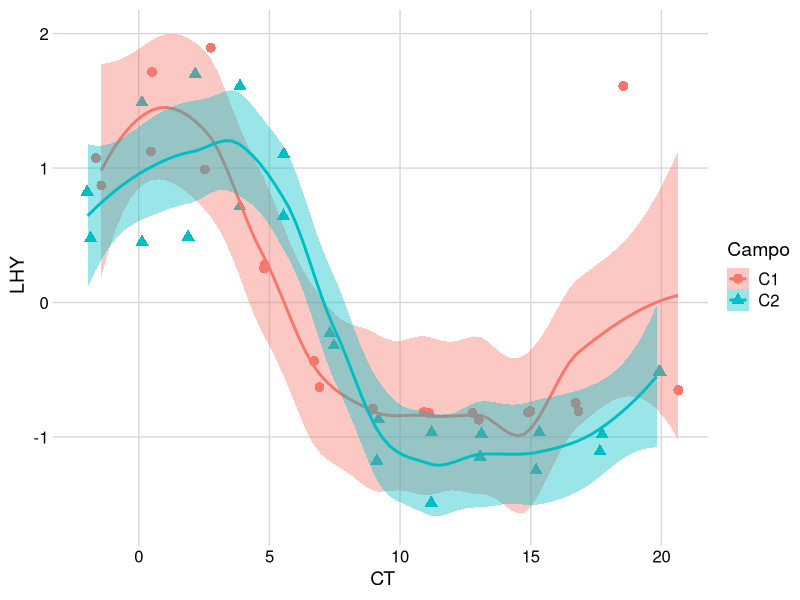
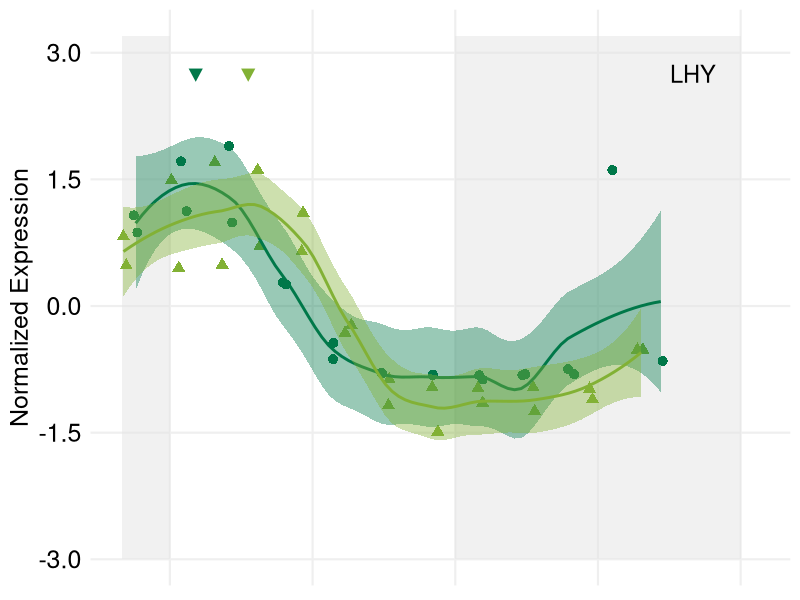
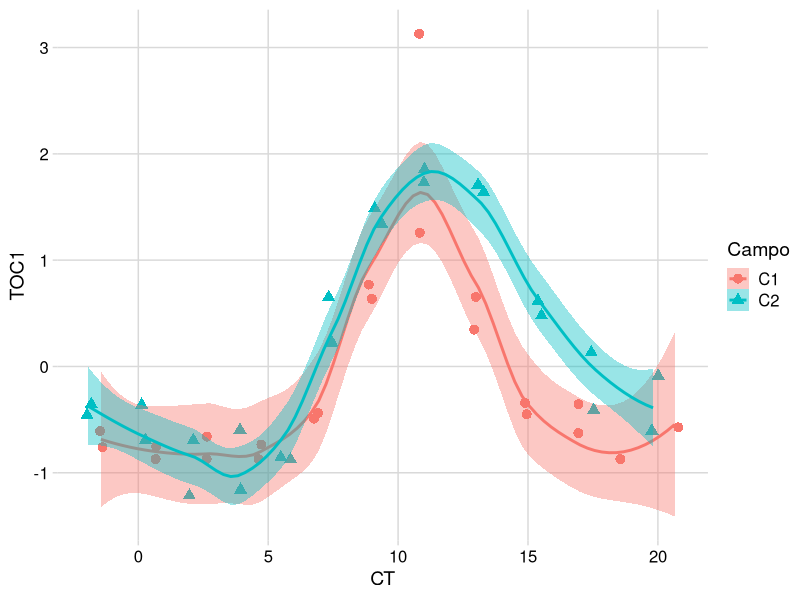
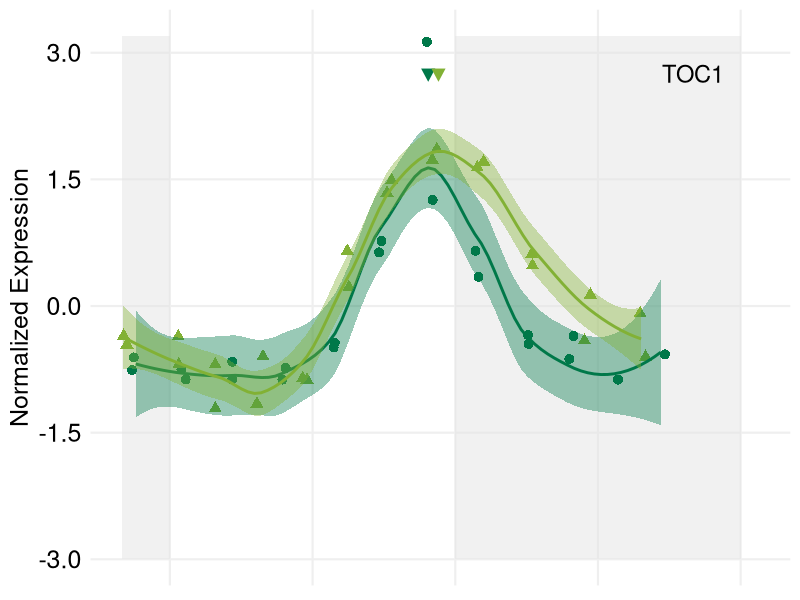
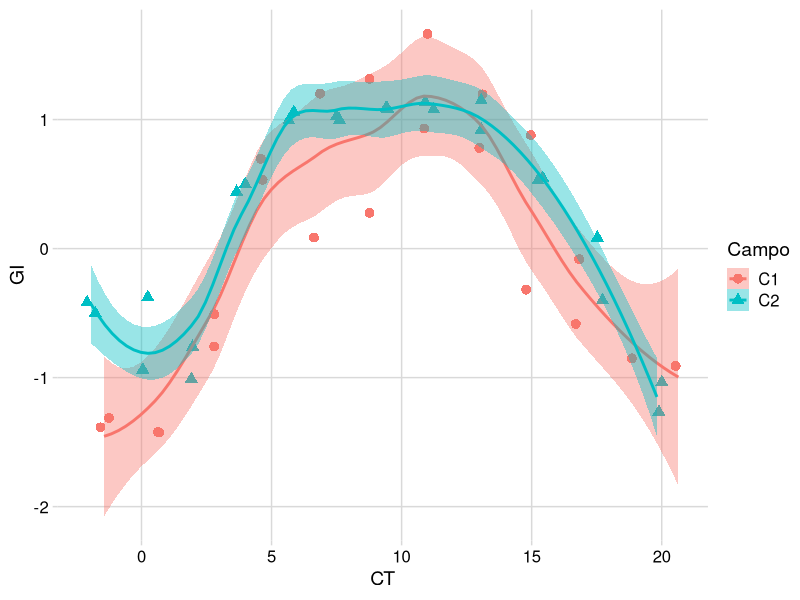
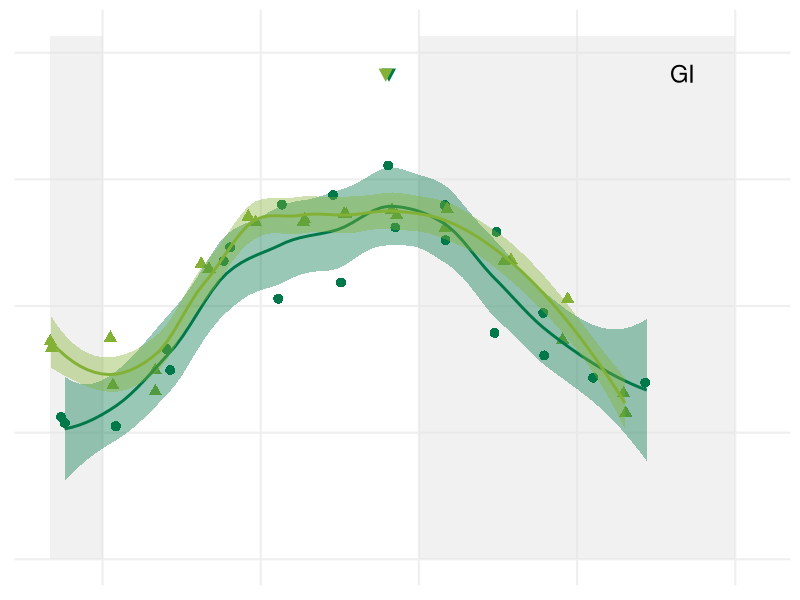
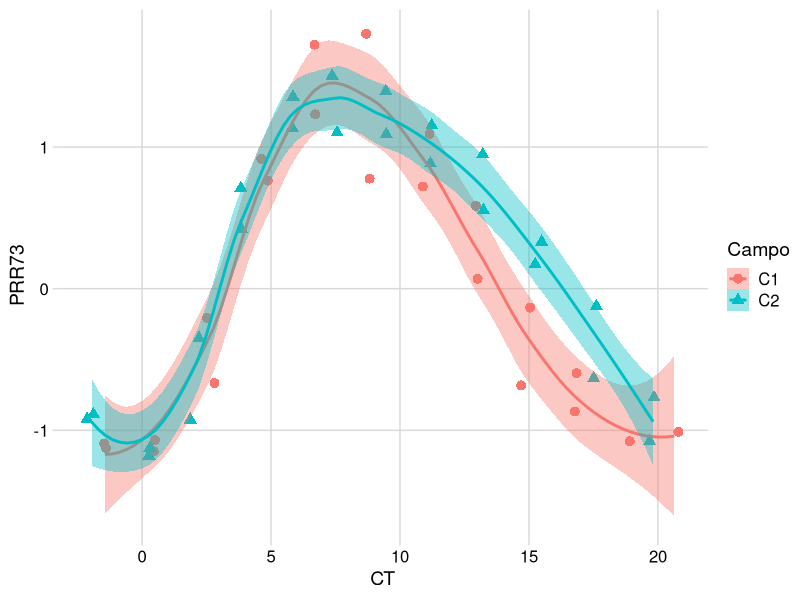
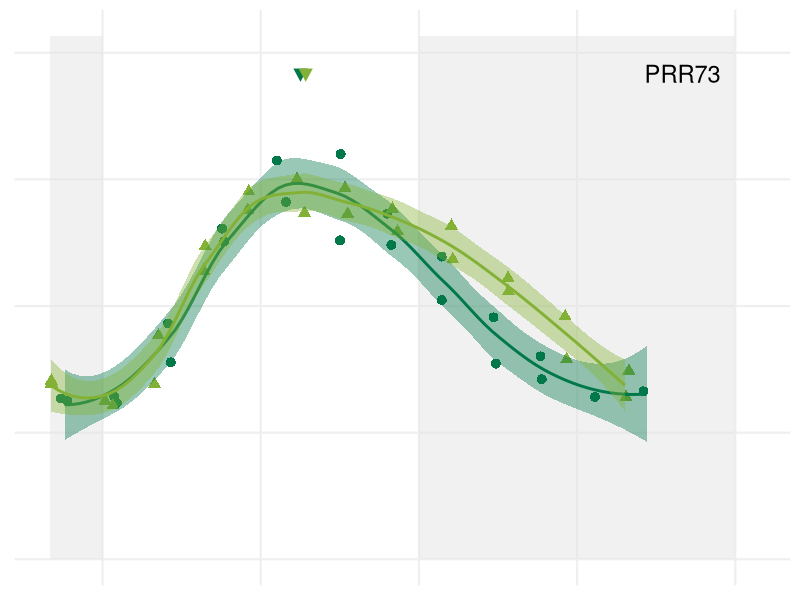

Generate these figures, in order, with R:
library(ggplot2)
library(scales)
library(reshape2)
library(cowplot)
theme_set(theme_minimal_grid())
library(png)
library(grid)
library(RColorBrewer)


#export 1100 x 1350

C1 <- "#007849"
C2 <- "#82b135"
C1_line = "solid"
C2_line = "solid"
C1_fill <- "#7fbba4"
C2_fill <- "#c0d89a"


#Figure S7A
timecourses_LHY <- read.csv("FigureS7_LHY_timecourses.txt", sep="\t")
ggplot(data=timecourses_LHY, aes(x=CT, y=LHY, group=Campo)) +
  geom_jitter(aes(col=Campo, shape = Campo),position=position_jitter(0.2), size = 3) +
  stat_smooth(aes(group = Campo, colour = Campo, fill=Campo, outfit=fit2<<-..y..),method="loess",  span = 0.5)
fit2 <- data.frame(fit2)
fit3 <- fit2[1:80, ]
fit4 <- fit2[81:160, ]
fit5 <- cbind(fit3, fit4)
fit5 <- data.frame(fit5)
maxC10 <- data.frame(which(fit5 == max(fit5$fit3), arr.ind=TRUE))
maxC1 <- ((maxC10$row-1)*22.08/79)-1.44
maxC20 <- data.frame(which(fit5 == max(fit5$fit4), arr.ind=TRUE))
maxC2 <- ((maxC20$row-1)*21.78/79)-1.95
minC10 <- data.frame(which(fit5 == min(fit5$fit3), arr.ind=TRUE))
minC1 <- ((minC10$row-1)*22.08/79)-1.44
minC20 <- data.frame(which(fit5 == min(fit5$fit4), arr.ind=TRUE))
minC2 <- ((minC20$row-1)*21.78/79)-1.95
FinalMaxMin <- cbind(maxC1, minC1, maxC2, minC2)

LHY <- ggplot(data=timecourses_LHY, aes(x=CT, y=LHY, group=Campo)) +
  annotate("rect", xmin = -2, xmax = 0, ymin = -3, ymax = 3.2, alpha = .5, fill = "#e3e3e3")+
  annotate("rect", xmin = 12, xmax = 24, ymin = -3, ymax = 3.2, alpha = .5, fill = "#e3e3e3")+
  geom_jitter(aes(col=Campo, shape = Campo),position=position_jitter(0.2), size = 3) +
  stat_smooth(aes(group = Campo, colour = Campo, fill=Campo, outfit=fit2<<-..y..),method="loess",  span = 0.5)+
  scale_colour_manual(values=c(C1, C2))+
  scale_fill_manual(values=c(C1, C2))+
  scale_linetype_manual(values=c(C1_line, C2_line)) +
  annotate("text", x = maxC1, y = 2.75, label = "\u25bc", size = 6, colour=C1)+
  annotate("text", x = maxC2, y = 2.75, label = "\u25bc", size = 6, colour=C2)+
  annotate("text", x = 22, y = 2.75, label = "LHY", size = 6, parse=TRUE)+
  scale_x_continuous(breaks=seq(0,24,6), name="ZT (h)", limits=c(-2, 24.75))+
  scale_y_continuous(breaks=seq(-3,3,1.5), name="Normalized Expression", limits=c(-3,3.2), labels = scales::number_format(accuracy = 0.1))+
  theme(panel.grid.major = element_line(colour = "#efefef", size = 0.75), 
        text = element_text(size=18), 
        axis.ticks = element_blank(),
        axis.line = element_blank(),
        #axis.text.x = element_text(size=18),
        axis.text.x = element_blank(),
        axis.title.x = element_blank(),
        axis.text.y = element_text(size=18),
        #axis.text.y = element_blank(),
        #axis.title.y = element_blank(),
        legend.position = "none"
  )
LHY
FinalMaxMin


#Figure S7B
timecourses_TOC1 <- read.csv("FigureS7_TOC1_timecourses.txt", sep="\t")
ggplot(data=timecourses_TOC1, aes(x=CT, y=TOC1, group=Campo)) +
  geom_jitter(aes(col=Campo, shape = Campo),position=position_jitter(0.2), size = 3) +
  stat_smooth(aes(group = Campo, colour = Campo, fill=Campo, outfit=fit2<<-..y..),method="loess",  span = 0.5)
fit2 <- data.frame(fit2)
fit3 <- fit2[1:80, ]
fit4 <- fit2[81:160, ]
fit5 <- cbind(fit3, fit4)
fit5 <- data.frame(fit5)
maxC10 <- data.frame(which(fit5 == max(fit5$fit3), arr.ind=TRUE))
maxC1 <- ((maxC10$row-1)*22.08/79)-1.44
maxC20 <- data.frame(which(fit5 == max(fit5$fit4), arr.ind=TRUE))
maxC2 <- ((maxC20$row-1)*21.78/79)-1.95
minC10 <- data.frame(which(fit5 == min(fit5$fit3), arr.ind=TRUE))
minC1 <- ((minC10$row-1)*22.08/79)-1.44
minC20 <- data.frame(which(fit5 == min(fit5$fit4), arr.ind=TRUE))
minC2 <- ((minC20$row-1)*21.78/79)-1.95
FinalMaxMin <- cbind(maxC1, minC1, maxC2, minC2)

TOC1 <- ggplot(data=timecourses_TOC1, aes(x=CT, y=TOC1, group=Campo)) +
  annotate("rect", xmin = -2, xmax = 0, ymin = -3, ymax = 3.2, alpha = .5, fill = "#e3e3e3")+
  annotate("rect", xmin = 12, xmax = 24, ymin = -3, ymax = 3.2, alpha = .5, fill = "#e3e3e3")+
  geom_jitter(aes(col=Campo, shape = Campo),position=position_jitter(0.2), size = 3) +
  stat_smooth(aes(group = Campo, colour = Campo, fill=Campo, outfit=fit2<<-..y..),method="loess",  span = 0.5)+
  scale_colour_manual(values=c(C1, C2))+
  scale_fill_manual(values=c(C1, C2))+
  scale_linetype_manual(values=c(C1_line, C2_line)) +
  annotate("text", x = maxC1, y = 2.75, label = "\u25bc", size = 6, colour=C1)+
  annotate("text", x = maxC2, y = 2.75, label = "\u25bc", size = 6, colour=C2)+
  annotate("text", x = 22, y = 2.75, label = "TOC1", size = 6, parse=TRUE)+
  scale_x_continuous(breaks=seq(0,24,6), name="ZT (h)", limits=c(-2, 24.75))+
  scale_y_continuous(breaks=seq(-3,3,1.5), name="Normalized Expression", limits=c(-3,3.2), labels = scales::number_format(accuracy = 0.1))+
  theme(panel.grid.major = element_line(colour = "#efefef", size = 0.75), 
        text = element_text(size=18), 
        axis.ticks = element_blank(),
        axis.line = element_blank(),
        #axis.text.x = element_text(size=18),
        axis.text.x = element_blank(),
        axis.title.x = element_blank(),
        axis.text.y = element_text(size=18),
        #axis.text.y = element_blank(),
        #axis.title.y = element_blank(),
        legend.position = "none"
  )
TOC1
FinalMaxMin


#Figure S7C
timecourses_GI <- read.csv("FigureS7_GI_timecourses.txt", sep="\t")
ggplot(data=timecourses_GI, aes(x=CT, y=GI, group=Campo)) +
  geom_jitter(aes(col=Campo, shape = Campo),position=position_jitter(0.2), size = 3) +
  stat_smooth(aes(group = Campo, colour = Campo, fill=Campo, outfit=fit2<<-..y..),method="loess",  span = 0.5)
fit2 <- data.frame(fit2)
fit3 <- fit2[1:80, ]
fit4 <- fit2[81:160, ]
fit5 <- cbind(fit3, fit4)
fit5 <- data.frame(fit5)
maxC10 <- data.frame(which(fit5 == max(fit5$fit3), arr.ind=TRUE))
maxC1 <- ((maxC10$row-1)*22.08/79)-1.44
maxC20 <- data.frame(which(fit5 == max(fit5$fit4), arr.ind=TRUE))
maxC2 <- ((maxC20$row-1)*21.78/79)-1.95
minC10 <- data.frame(which(fit5 == min(fit5$fit3), arr.ind=TRUE))
minC1 <- ((minC10$row-1)*22.08/79)-1.44
minC20 <- data.frame(which(fit5 == min(fit5$fit4), arr.ind=TRUE))
minC2 <- ((minC20$row-1)*21.78/79)-1.95
FinalMaxMin <- cbind(maxC1, minC1, maxC2, minC2)

GI <- ggplot(data=timecourses_GI, aes(x=CT, y=GI, group=Campo)) +
  annotate("rect", xmin = -2, xmax = 0, ymin = -3, ymax = 3.2, alpha = .5, fill = "#e3e3e3")+
  annotate("rect", xmin = 12, xmax = 24, ymin = -3, ymax = 3.2, alpha = .5, fill = "#e3e3e3")+
  geom_jitter(aes(col=Campo, shape = Campo),position=position_jitter(0.2), size = 3) +
  stat_smooth(aes(group = Campo, colour = Campo, fill=Campo, outfit=fit2<<-..y..),method="loess",  span = 0.5)+
  scale_colour_manual(values=c(C1, C2))+
  scale_fill_manual(values=c(C1, C2))+
  scale_linetype_manual(values=c(C1_line, C2_line)) +
  annotate("text", x = maxC1, y = 2.75, label = "\u25bc", size = 6, colour=C1)+
  annotate("text", x = maxC2, y = 2.75, label = "\u25bc", size = 6, colour=C2)+
  annotate("text", x = 22, y = 2.75, label = "GI", size = 6, parse=TRUE)+
  scale_x_continuous(breaks=seq(0,24,6), name="ZT (h)", limits=c(-2, 24.75))+
  scale_y_continuous(breaks=seq(-3,3,1.5), name="Normalized Expression", limits=c(-3,3.2), labels = scales::number_format(accuracy = 0.1))+
  theme(panel.grid.major = element_line(colour = "#efefef", size = 0.75), 
        text = element_text(size=18), 
        axis.ticks = element_blank(),
        axis.line = element_blank(),
        #axis.text.x = element_text(size=18),
        axis.text.x = element_blank(),
        axis.title.x = element_blank(),
        #axis.text.y = element_text(size=18),
        axis.text.y = element_blank(),
        axis.title.y = element_blank(),
        legend.position = "none"
  )
GI
FinalMaxMin


#Figure S7D
timecourses_PRR73 <- read.csv("FigureS7_PRR73_timecourses.txt", sep="\t")
ggplot(data=timecourses_PRR73, aes(x=CT, y=PRR73, group=Campo)) +
  geom_jitter(aes(col=Campo, shape = Campo),position=position_jitter(0.2), size = 3) +
  stat_smooth(aes(group = Campo, colour = Campo, fill=Campo, outfit=fit2<<-..y..),method="loess",  span = 0.5)
fit2 <- data.frame(fit2)
fit3 <- fit2[1:80, ]
fit4 <- fit2[81:160, ]
fit5 <- cbind(fit3, fit4)
fit5 <- data.frame(fit5)
maxC10 <- data.frame(which(fit5 == max(fit5$fit3), arr.ind=TRUE))
maxC1 <- ((maxC10$row-1)*22.08/79)-1.44
maxC20 <- data.frame(which(fit5 == max(fit5$fit4), arr.ind=TRUE))
maxC2 <- ((maxC20$row-1)*21.78/79)-1.95
minC10 <- data.frame(which(fit5 == min(fit5$fit3), arr.ind=TRUE))
minC1 <- ((minC10$row-1)*22.08/79)-1.44
minC20 <- data.frame(which(fit5 == min(fit5$fit4), arr.ind=TRUE))
minC2 <- ((minC20$row-1)*21.78/79)-1.95
FinalMaxMin <- cbind(maxC1, minC1, maxC2, minC2)

PRR73 <- ggplot(data=timecourses_PRR73, aes(x=CT, y=PRR73, group=Campo)) +
  annotate("rect", xmin = -2, xmax = 0, ymin = -3, ymax = 3.2, alpha = .5, fill = "#e3e3e3")+
  annotate("rect", xmin = 12, xmax = 24, ymin = -3, ymax = 3.2, alpha = .5, fill = "#e3e3e3")+
  geom_jitter(aes(col=Campo, shape = Campo),position=position_jitter(0.2), size = 3) +
  stat_smooth(aes(group = Campo, colour = Campo, fill=Campo, outfit=fit2<<-..y..),method="loess",  span = 0.5)+
  scale_colour_manual(values=c(C1, C2))+
  scale_fill_manual(values=c(C1, C2))+
  scale_linetype_manual(values=c(C1_line, C2_line)) +
  annotate("text", x = maxC1, y = 2.75, label = "\u25bc", size = 6, colour=C1)+
  annotate("text", x = maxC2, y = 2.75, label = "\u25bc", size = 6, colour=C2)+
  annotate("text", x = 22, y = 2.75, label = "PRR73", size = 6, parse=TRUE)+
  scale_x_continuous(breaks=seq(0,24,6), name="ZT (h)", limits=c(-2, 24.75))+
  scale_y_continuous(breaks=seq(-3,3,1.5), name="Normalized Expression", limits=c(-3,3.2), labels = scales::number_format(accuracy = 0.1))+
  theme(panel.grid.major = element_line(colour = "#efefef", size = 0.75), 
        text = element_text(size=18), 
        axis.ticks = element_blank(),
        axis.line = element_blank(),
        #axis.text.x = element_text(size=18),
        axis.text.x = element_blank(),
        axis.title.x = element_blank(),
        #axis.text.y = element_text(size=18),
        axis.text.y = element_blank(),
        axis.title.y = element_blank(),
        legend.position = "none"
  )
PRR73
FinalMaxMin


#Figure S7C
timecourses_PRR59 <- read.csv("FigureS7_PRR59_timecourses.txt", sep="\t")
ggplot(data=timecourses_PRR59, aes(x=CT, y=PRR59, group=Campo)) +
  geom_jitter(aes(col=Campo, shape = Campo),position=position_jitter(0.2), size = 3) +
  stat_smooth(aes(group = Campo, colour = Campo, fill=Campo, outfit=fit2<<-..y..),method="loess",  span = 0.5)
fit2 <- data.frame(fit2)
fit3 <- fit2[1:80, ]
fit4 <- fit2[81:160, ]
fit5 <- cbind(fit3, fit4)
fit5 <- data.frame(fit5)
maxC10 <- data.frame(which(fit5 == max(fit5$fit3), arr.ind=TRUE))
maxC1 <- ((maxC10$row-1)*22.08/79)-1.44
maxC20 <- data.frame(which(fit5 == max(fit5$fit4), arr.ind=TRUE))
maxC2 <- ((maxC20$row-1)*21.78/79)-1.95
minC10 <- data.frame(which(fit5 == min(fit5$fit3), arr.ind=TRUE))
minC1 <- ((minC10$row-1)*22.08/79)-1.44
minC20 <- data.frame(which(fit5 == min(fit5$fit4), arr.ind=TRUE))
minC2 <- ((minC20$row-1)*21.78/79)-1.95
FinalMaxMin <- cbind(maxC1, minC1, maxC2, minC2)

PRR59 <- ggplot(data=timecourses_PRR59, aes(x=CT, y=PRR59, group=Campo)) +
  annotate("rect", xmin = -2, xmax = 0, ymin = -3, ymax = 3.2, alpha = .5, fill = "#e3e3e3")+
  annotate("rect", xmin = 12, xmax = 24, ymin = -3, ymax = 3.2, alpha = .5, fill = "#e3e3e3")+
  geom_jitter(aes(col=Campo, shape = Campo),position=position_jitter(0.2), size = 3) +
  stat_smooth(aes(group = Campo, colour = Campo, fill=Campo, outfit=fit2<<-..y..),method="loess",  span = 0.5)+
  scale_colour_manual(values=c(C1, C2))+
  scale_fill_manual(values=c(C1, C2))+
  scale_linetype_manual(values=c(C1_line, C2_line)) +
  annotate("text", x = maxC1, y = 2.75, label = "\u25bc", size = 6, colour=C1)+
  annotate("text", x = maxC2, y = 2.75, label = "\u25bc", size = 6, colour=C2)+
  annotate("text", x = 22, y = 2.75, label = "PRR59", size = 6, parse=TRUE)+
  scale_x_continuous(breaks=seq(0,24,6), name="ZT (h)", limits=c(-2, 24.75))+
  scale_y_continuous(breaks=seq(-3,3,1.5), name="Normalized Expression", limits=c(-3,3.2), labels = scales::number_format(accuracy = 0.1))+
  theme(panel.grid.major = element_line(colour = "#efefef", size = 0.75), 
        text = element_text(size=18), 
        axis.ticks = element_blank(),
        axis.line = element_blank(),
        #axis.text.x = element_text(size=18),
        axis.text.x = element_blank(),
        axis.title.x = element_blank(),
        #axis.text.y = element_text(size=18),
        axis.text.y = element_blank(),
        axis.title.y = element_blank(),
        legend.position = "none"
  )
PRR59
FinalMaxMin


#Figure S7C
timecourses_PRR95 <- read.csv("FigureS7_PRR95_timecourses.txt", sep="\t")
ggplot(data=timecourses_PRR95, aes(x=CT, y=PRR95, group=Campo)) +
  geom_jitter(aes(col=Campo, shape = Campo),position=position_jitter(0.2), size = 3) +
  stat_smooth(aes(group = Campo, colour = Campo, fill=Campo, outfit=fit2<<-..y..),method="loess",  span = 0.5)
fit2 <- data.frame(fit2)
fit3 <- fit2[1:80, ]
fit4 <- fit2[81:160, ]
fit5 <- cbind(fit3, fit4)
fit5 <- data.frame(fit5)
maxC10 <- data.frame(which(fit5 == max(fit5$fit3), arr.ind=TRUE))
maxC1 <- ((maxC10$row-1)*22.08/79)-1.44
maxC20 <- data.frame(which(fit5 == max(fit5$fit4), arr.ind=TRUE))
maxC2 <- ((maxC20$row-1)*21.78/79)-1.95
minC10 <- data.frame(which(fit5 == min(fit5$fit3), arr.ind=TRUE))
minC1 <- ((minC10$row-1)*22.08/79)-1.44
minC20 <- data.frame(which(fit5 == min(fit5$fit4), arr.ind=TRUE))
minC2 <- ((minC20$row-1)*21.78/79)-1.95
FinalMaxMin <- cbind(maxC1, minC1, maxC2, minC2)

PRR95 <- ggplot(data=timecourses_PRR95, aes(x=CT, y=PRR95, group=Campo)) +
  annotate("rect", xmin = -2, xmax = 0, ymin = -3, ymax = 3.2, alpha = .5, fill = "#e3e3e3")+
  annotate("rect", xmin = 12, xmax = 24, ymin = -3, ymax = 3.2, alpha = .5, fill = "#e3e3e3")+
  geom_jitter(aes(col=Campo, shape = Campo),position=position_jitter(0.2), size = 3) +
  stat_smooth(aes(group = Campo, colour = Campo, fill=Campo, outfit=fit2<<-..y..),method="loess",  span = 0.5)+
  scale_colour_manual(values=c(C1, C2))+
  scale_fill_manual(values=c(C1, C2))+
  scale_linetype_manual(values=c(C1_line, C2_line)) +
  annotate("text", x = maxC1, y = 2.75, label = "\u25bc", size = 6, colour=C1)+
  annotate("text", x = maxC2, y = 2.75, label = "\u25bc", size = 6, colour=C2)+
  annotate("text", x = 22, y = 2.75, label = "PRR95", size = 6, parse=TRUE)+
  scale_x_continuous(breaks=seq(0,24,6), name="ZT (h)", limits=c(-2, 24.75))+
  scale_y_continuous(breaks=seq(-3,3,1.5), name="Normalized Expression", limits=c(-3,3.2), labels = scales::number_format(accuracy = 0.1))+
  theme(panel.grid.major = element_line(colour = "#efefef", size = 0.75), 
        text = element_text(size=18), 
        axis.ticks = element_blank(),
        axis.line = element_blank(),
        axis.text.x = element_text(size=18),
        #axis.text.x = element_blank(),
        #axis.title.x = element_blank(),
        #axis.text.y = element_text(size=18),
        axis.text.y = element_blank(),
        axis.title.y = element_blank(),
        legend.position = "none"
  )
PRR95
FinalMaxMin

#FinalMaxMin
#maxC1    minC1    maxC2    minC2
#8.901266 15.60911 6.320886 17.90013


#Figure S7C
timecourses_RVE8 <- read.csv("FigureS7_RVE8_timecourses.txt", sep="\t")
ggplot(data=timecourses_RVE8, aes(x=CT, y=RVE8, group=Campo)) +
  geom_jitter(aes(col=Campo, shape = Campo),position=position_jitter(0.2), size = 3) +
  stat_smooth(aes(group = Campo, colour = Campo, fill=Campo, outfit=fit2<<-..y..),method="loess",  span = 0.5)
fit2 <- data.frame(fit2)
fit3 <- fit2[1:80, ]
fit4 <- fit2[81:160, ]
fit5 <- cbind(fit3, fit4)
fit5 <- data.frame(fit5)
maxC10 <- data.frame(which(fit5 == max(fit5$fit3), arr.ind=TRUE))
maxC1 <- ((maxC10$row-1)*22.08/79)-1.44
maxC20 <- data.frame(which(fit5 == max(fit5$fit4), arr.ind=TRUE))
maxC2 <- ((maxC20$row-1)*21.78/79)-1.95
minC10 <- data.frame(which(fit5 == min(fit5$fit3), arr.ind=TRUE))
minC1 <- ((minC10$row-1)*22.08/79)-1.44
minC20 <- data.frame(which(fit5 == min(fit5$fit4), arr.ind=TRUE))
minC2 <- ((minC20$row-1)*21.78/79)-1.95
FinalMaxMin <- cbind(maxC1, minC1, maxC2, minC2)

RVE8 <- ggplot(data=timecourses_RVE8, aes(x=CT, y=RVE8, group=Campo)) +
  annotate("rect", xmin = -2, xmax = 0, ymin = -3, ymax = 3.2, alpha = .5, fill = "#e3e3e3")+
  annotate("rect", xmin = 12, xmax = 24, ymin = -3, ymax = 3.2, alpha = .5, fill = "#e3e3e3")+
  geom_jitter(aes(col=Campo, shape = Campo),position=position_jitter(0.2), size = 3) +
  stat_smooth(aes(group = Campo, colour = Campo, fill=Campo, outfit=fit2<<-..y..),method="loess",  span = 0.5)+
  scale_colour_manual(values=c(C1, C2))+
  scale_fill_manual(values=c(C1, C2))+
  scale_linetype_manual(values=c(C1_line, C2_line)) +
  annotate("text", x = maxC1, y = 2.75, label = "\u25bc", size = 6, colour=C1)+
  annotate("text", x = maxC2, y = 2.75, label = "\u25bc", size = 6, colour=C2)+
  annotate("text", x = 22, y = 2.75, label = "RVE8", size = 6, parse=TRUE)+
  scale_x_continuous(breaks=seq(0,24,6), name="ZT (h)", limits=c(-2, 24.75))+
  scale_y_continuous(breaks=seq(-3,3,1.5), name="Normalized Expression", limits=c(-3,3.2), labels = scales::number_format(accuracy = 0.1))+
  theme(panel.grid.major = element_line(colour = "#efefef", size = 0.75), 
        text = element_text(size=18), 
        axis.ticks = element_blank(),
        axis.line = element_blank(),
        axis.text.x = element_text(size=18),
        #axis.text.x = element_blank(),
        #axis.title.x = element_blank(),
        axis.text.y = element_text(size=18),
        #axis.text.y = element_blank(),
        #axis.title.y = element_blank(),
        legend.position = "none"
  )
RVE8
FinalMaxMin

#FinalMaxMin
#maxC1    minC1     maxC2    minC2
#-0.3220253 10.85772 0.5312658 9.904937


#Figure S7C
timecourses_ELF3 <- read.csv("FigureS7_ELF3_timecourses.txt", sep="\t")
ggplot(data=timecourses_ELF3, aes(x=CT, y=ELF3, group=Campo)) +
  geom_jitter(aes(col=Campo, shape = Campo),position=position_jitter(0.2), size = 3) +
  stat_smooth(aes(group = Campo, colour = Campo, fill=Campo, outfit=fit2<<-..y..),method="loess",  span = 0.5)
fit2 <- data.frame(fit2)
fit3 <- fit2[1:80, ]
fit4 <- fit2[81:160, ]
fit5 <- cbind(fit3, fit4)
fit5 <- data.frame(fit5)
maxC10 <- data.frame(which(fit5 == max(fit5$fit3), arr.ind=TRUE))
maxC1 <- ((maxC10$row-1)*22.08/79)-1.44
maxC20 <- data.frame(which(fit5 == max(fit5$fit4), arr.ind=TRUE))
maxC2 <- ((maxC20$row-1)*21.78/79)-1.95
minC10 <- data.frame(which(fit5 == min(fit5$fit3), arr.ind=TRUE))
minC1 <- ((minC10$row-1)*22.08/79)-1.44
minC20 <- data.frame(which(fit5 == min(fit5$fit4), arr.ind=TRUE))
minC2 <- ((minC20$row-1)*21.78/79)-1.95
FinalMaxMin <- cbind(maxC1, minC1, maxC2, minC2)

ELF3 <- ggplot(data=timecourses_ELF3, aes(x=CT, y=ELF3, group=Campo)) +
  annotate("rect", xmin = -2, xmax = 0, ymin = -3, ymax = 3.2, alpha = .5, fill = "#e3e3e3")+
  annotate("rect", xmin = 12, xmax = 24, ymin = -3, ymax = 3.2, alpha = .5, fill = "#e3e3e3")+
  geom_jitter(aes(col=Campo, shape = Campo),position=position_jitter(0.2), size = 3) +
  stat_smooth(aes(group = Campo, colour = Campo, fill=Campo, outfit=fit2<<-..y..),method="loess",  span = 0.5)+
  scale_colour_manual(values=c(C1, C2))+
  scale_fill_manual(values=c(C1, C2))+
  scale_linetype_manual(values=c(C1_line, C2_line)) +
  annotate("text", x = maxC1, y = 2.75, label = "\u25bc", size = 6, colour=C1)+
  annotate("text", x = maxC2, y = 2.75, label = "\u25bc", size = 6, colour=C2)+
  annotate("text", x = 22, y = 2.75, label = "ELF3", size = 6, parse=TRUE)+
  scale_x_continuous(breaks=seq(0,24,6), name="ZT (h)", limits=c(-2, 24.75))+
  scale_y_continuous(breaks=seq(-3,3,1.5), name="Normalized Expression", limits=c(-3,3.2), labels = scales::number_format(accuracy = 0.1))+
  theme(panel.grid.major = element_line(colour = "#efefef", size = 0.75), 
        text = element_text(size=18), 
        axis.ticks = element_blank(),
        axis.line = element_blank(),
        #axis.text.x = element_text(size=18),
        axis.text.x = element_blank(),
        axis.title.x = element_blank(),
        #axis.text.y = element_text(size=18),
        axis.text.y = element_blank(),
        axis.title.y = element_blank(),
        legend.position = "none"
  )
ELF3
FinalMaxMin


#Figure S7C
timecourses_GDH1 <- read.csv("FigureS7_GDH1_timecourses.txt", sep="\t")
ggplot(data=timecourses_GDH1, aes(x=CT, y=GDH1, group=Campo)) +
  geom_jitter(aes(col=Campo, shape = Campo),position=position_jitter(0.2), size = 3) +
  stat_smooth(aes(group = Campo, colour = Campo, fill=Campo, outfit=fit2<<-..y..),method="loess",  span = 0.5)
fit2 <- data.frame(fit2)
fit3 <- fit2[1:80, ]
fit4 <- fit2[81:160, ]
fit5 <- cbind(fit3, fit4)
fit5 <- data.frame(fit5)
maxC10 <- data.frame(which(fit5 == max(fit5$fit3), arr.ind=TRUE))
maxC1 <- ((maxC10$row-1)*22.08/79)-1.44
maxC20 <- data.frame(which(fit5 == max(fit5$fit4), arr.ind=TRUE))
maxC2 <- ((maxC20$row-1)*21.78/79)-1.95
minC10 <- data.frame(which(fit5 == min(fit5$fit3), arr.ind=TRUE))
minC1 <- ((minC10$row-1)*22.08/79)-1.44
minC20 <- data.frame(which(fit5 == min(fit5$fit4), arr.ind=TRUE))
minC2 <- ((minC20$row-1)*21.78/79)-1.95
FinalMaxMin <- cbind(maxC1, minC1, maxC2, minC2)

GDH1 <- ggplot(data=timecourses_GDH1, aes(x=CT, y=GDH1, group=Campo)) +
  annotate("rect", xmin = -2, xmax = 0, ymin = -5, ymax = 5.25, alpha = .5, fill = "#e3e3e3")+
  annotate("rect", xmin = 12, xmax = 24, ymin = -5, ymax = 5.25, alpha = .5, fill = "#e3e3e3")+
  geom_jitter(aes(col=Campo, shape = Campo),position=position_jitter(0.2), size = 3) +
  stat_smooth(aes(group = Campo, colour = Campo, fill=Campo, outfit=fit2<<-..y..),method="loess",  span = 0.5)+
  scale_colour_manual(values=c(C1, C2))+
  scale_fill_manual(values=c(C1, C2))+
  scale_linetype_manual(values=c(C1_line, C2_line)) +
  #annotate("text", x = maxC1, y = 4.75, label = "\u25bc", size = 6, colour=C1)+
  annotate("text", x = maxC2, y = 4.75, label = "\u25bc", size = 6, colour=C2)+
  annotate("text", x = 22, y = 4.75, label = "GDH1", size = 6, parse=TRUE)+
  scale_x_continuous(breaks=seq(0,24,6), name="ZT (h)", limits=c(-2, 24.75))+
  scale_y_continuous(breaks=seq(-5,5,2.5), name="Normalized Expression", limits=c(-5,5.25), labels = scales::number_format(accuracy = 0.1))+
  theme(panel.grid.major = element_line(colour = "#efefef", size = 0.75), 
        text = element_text(size=18), 
        axis.ticks = element_blank(),
        axis.line = element_blank(),
        axis.text.x = element_text(size=18),
        #axis.text.x = element_blank(),
        #axis.title.x = element_blank(),
        #axis.text.y = element_text(size=18),
        axis.text.y = element_blank(),
        axis.title.y = element_blank(),
        legend.position = "none"
  )
GDH1
FinalMaxMin


plot_grid(LHY, PRR73,  GI, TOC1, PRR59, ELF3, RVE8, PRR95, GDH1, labels = c("A", "B","C", "D","E", "F", "G", "H", "I"), ncol = 3, align = "none", rel_widths = c(1.2, 1,1),rel_heights = c(1,1,1.1),label_size = 20)


